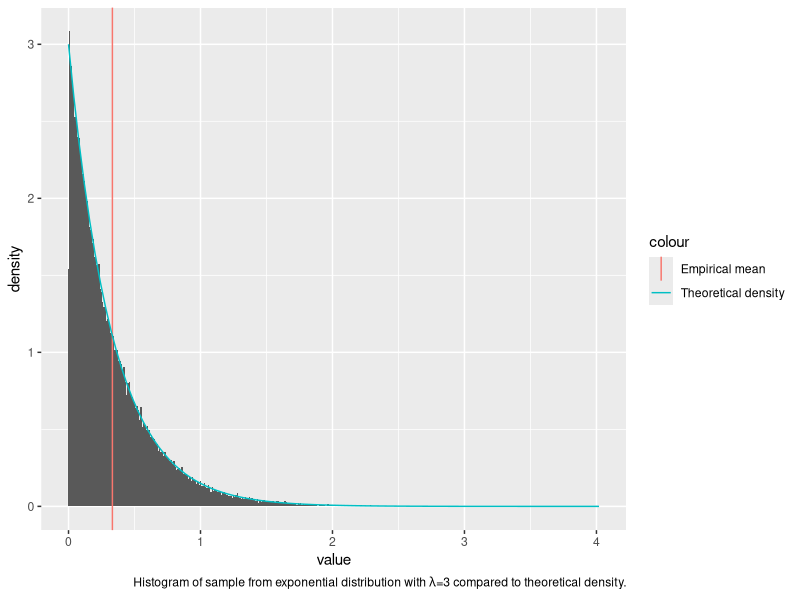
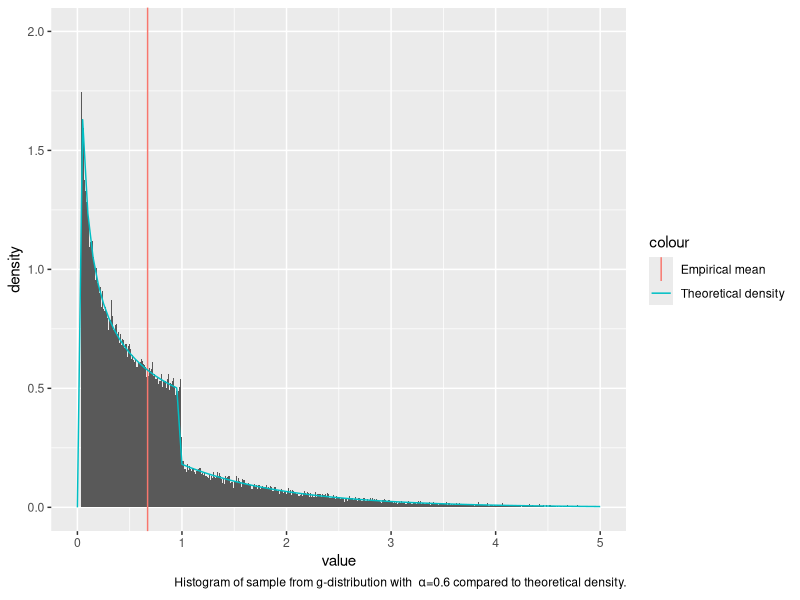
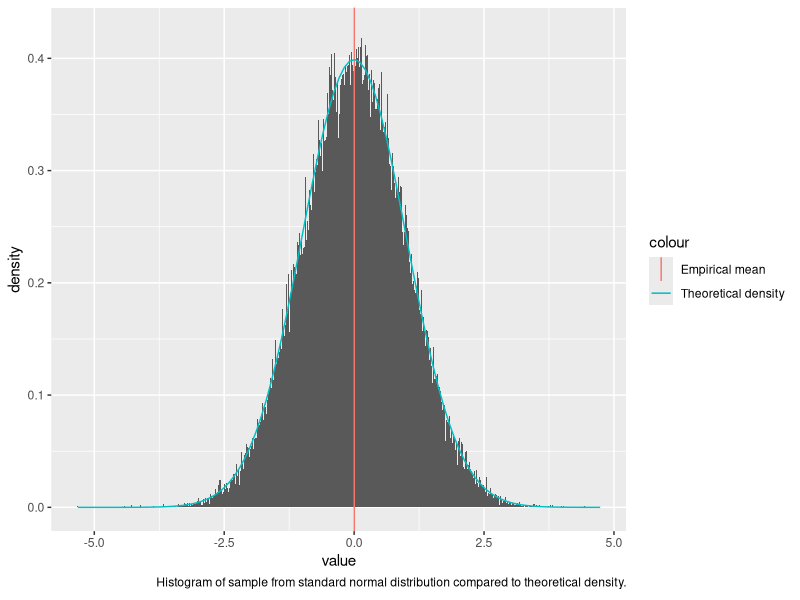
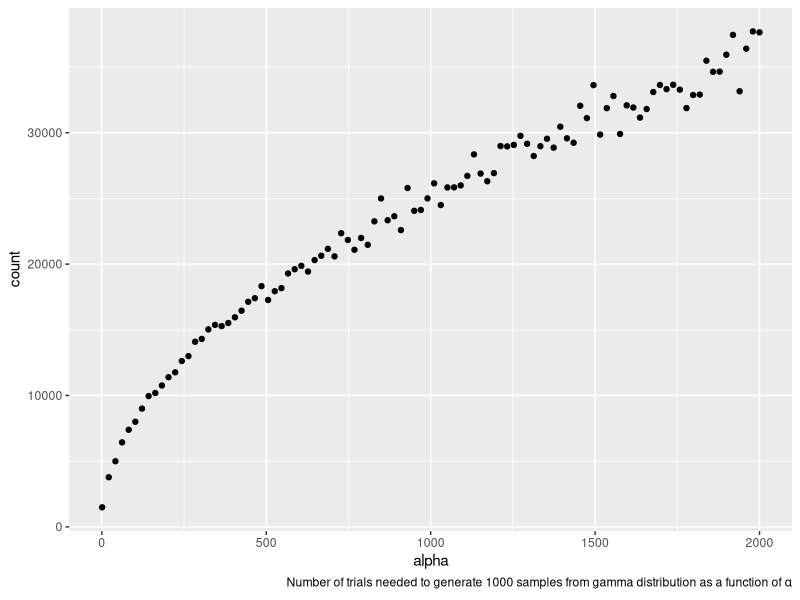
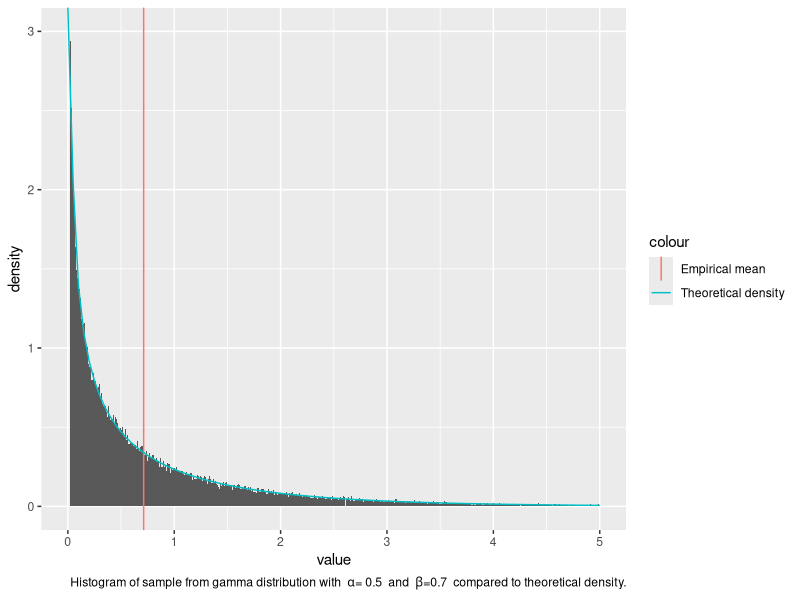
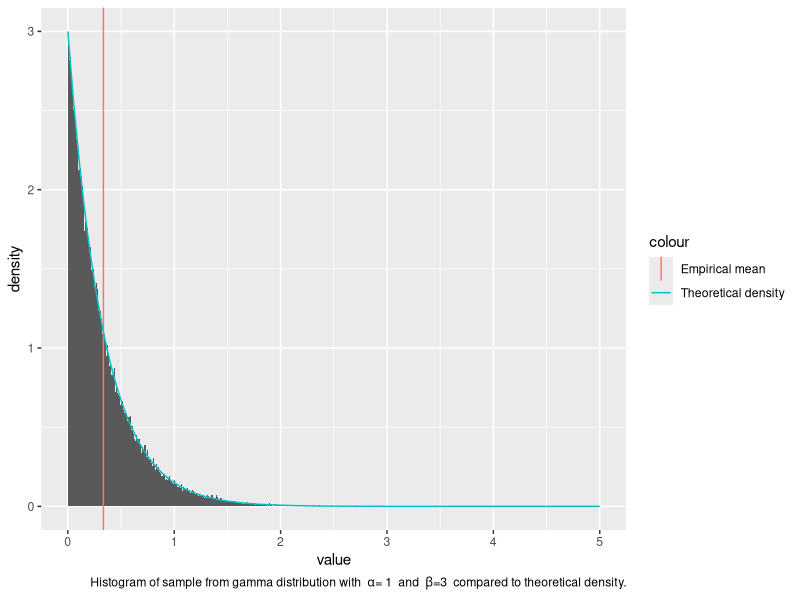
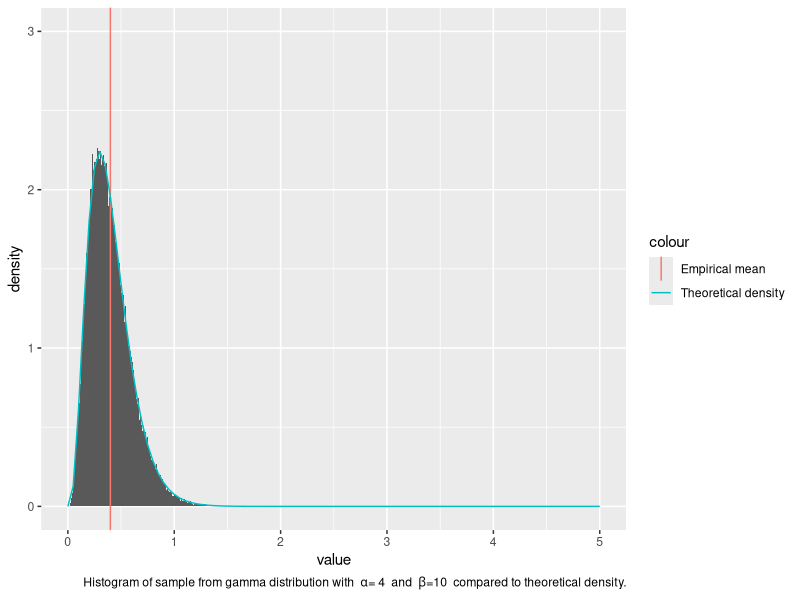
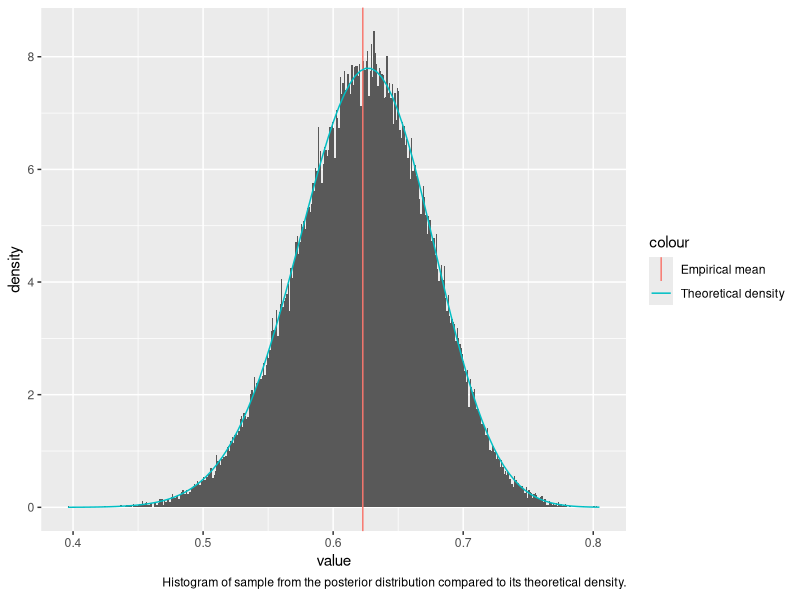

Here is the R script that generated these plots, in order:
## ---- chunk 1
knitr::opts_chunk$set(echo = TRUE)
## ---- chunk 2
library(tidyverse)
## ---- chunk 3
#This function returns a vector of n independent samples from the exponential distribution with rate parameter lam, generated from the inverse cumulative distribution. 
random.exp <- function(n,lam){
  return(-1/lam * log(runif(n)))
}
## ---- chunk 4
#Testing function
test.function <- function(n,func,arg,amean,avar){
  exs.sample=func(n,arg)
  cat("Empirical mean:", mean(exs.sample), "Analytical mean:",amean, "\n")
  cat("Empirical variance:", var(exs.sample), "Analytical variance:",avar,"\n")
}

#Make histogram of sample
lam <- 3
sample.exp <- enframe(random.exp(100000,lam))

ggplot() +
  geom_histogram(
    data = data.frame(sample.exp),
    mapping = aes(x=value, y=..density..),
    binwidth = 0.01
  ) +
  geom_vline(
    aes(xintercept=mean(sample.exp$value),
        col='Empirical mean')
  ) +
  stat_function(
    fun = dexp,
    args = list(rate=lam),
    aes(col='Theoretical density')
  ) +
  labs(
    caption = expression("Histogram of sample from exponential distribution with "*lambda*"=3 compared to theoretical density.")
  )
## ---- chunk 5
test.function(10000,random.exp,lam,1/lam,1/lam^2)

## ---- chunk 6

#Function for normalising constant in g distribution given parameter a (=alpha).
c.g <- function(a){
  return (a*exp(1)/(a+exp(1)))
}

#Normalised density function for g (for plot)
g <- function(x, a) {
  c <- c.g(a)
  out <- rep(0, length(x))
  left <- 0 < x & x < 1
  right <- 1 <= x
  out[left] <- c * (x[left] ^ (a - 1))
  out[right] <- c * exp(-x[right])
return(out)
}

#This function returns a vector of n independent samples from the g distribution with parameter a (=alpha), generated from the inverse cumulative distribution. 
random.g <- function(n,a){
  c <- c.g(a) #Normalising constant
  u <- runif(n)
  x <- rep(0,n)
  for (i in 1:n){
    if (u[i]<c/a){
      x[i] <- (a*u[i]/c)^(1/a)
    }
    else{
      x[i] <- (-log(1/a + exp(-1) - u[i]/c))
    }
  }
  return(x)
}

## ---- chunk 7

#Testing funtion
a <- .6 #parameter
c <- c.g(a) #normalising constant
g.mean <- c/(a+1)+2*c*exp(-1) #analytical mean
g.var <- c*(1/(a+2)+ 5*exp(-1)) - g.mean^2 #analytical variance
test.function(10000,random.g,a,g.mean,g.var)
## ---- chunk 8
#Making histogram of sample from g
sample.g <- enframe(random.g(100000,a))

ggplot() +
  geom_histogram(
    data = data.frame(sample.g),
    mapping = aes(x=value, y=..density..),
    binwidth = 0.01,
    na.rm = TRUE
  ) +
  geom_vline(
    aes(xintercept=mean(sample.g$value),
        col='Empirical mean')
  ) +
  stat_function(
    fun = g,
    args = list(a=a),
    aes(col='Theoretical density')
  ) +
  ylim(0,2) +
  xlim(0,5) +
    labs(
      caption = bquote("Histogram of sample from g-distribution with "~alpha*"=0.6 compared to theoretical density.")
    )
## ---- chunk 9
#This function returns a vector of n independent samples from the standard normal distribution, generated by the Box-Müller algorithm
random.norm <- function(n){
  x1 <- runif(n)*2*pi
  x2 <- random.exp(n,.5)
  return(sqrt(x2)*cos(x1))
}

#Testing function
sample.normal=enframe(random.norm(100000))
cat("Empirical mean:", mean(sample.normal), "Analytical mean:",0.0, "\n")
cat("Empirical variance:", var(sample.normal), "Analytical variance:",1.0,"\n")

ggplot() +
  geom_histogram(
    data = data.frame(sample.normal),
    mapping = aes(x=value, y=..density..),
    binwidth = 0.01
  ) +
  geom_vline(
    aes(xintercept=mean(sample.normal$value),
        col='Empirical mean')
  ) +
  stat_function(
    fun = dnorm,
    aes(col='Theoretical density')
  ) +
  labs(
    caption = expression("Histogram of sample from standard normal distribution compared to theoretical density.")
  )

## ---- chunk 10
#This function returns a sample from the d-variate normal distribution with mean mu and covariance S, transformed from standard normal samples. 
random.multinorm <- function(d,mu,S){
  x <- random.norm(d)
  A <- t(chol(S)) #transpose to get lower triangular cholesky matrix
  return(mu + A%*%x)
}

#Testing function
d = 3
N = 10000
sigma <- cbind(c(3,1,0), c(1,3,1), c(0,1,3)) #if d=3
# sigma <- cbind(c(2,1),c(1,2))                  #if d=2
mu <- seq(1,d)
multinormal.sample <- matrix(NA,N,d)
for (i in 1:N){
  multinormal.sample[i,] <- random.multinorm(d, mu, sigma)
}
#Theoretical mean vector:
mu
#Empirical mean vector:
colMeans(multinormal.sample)
#Empirical covariance matrix:
sigma
#Theoretical covariance matrix:
var(multinormal.sample)
## ---- chunk 11
#Acceptance probability
accept_prob <- function(x,a){ 
  if (x<1)
      return (exp(-x))
    else 
      return (x^(a-1))
}
## ---- chunk 12
#This function returns a vector of n independent samples from the gamma distribution with 0<a<1, beta=1, generated by the Rejection sampling
random.gamma1 <- function(n,a){ 
  x=rep(0,n)
  for (i in 1:n){
    finish = 0
    while(finish==0){  
      # Sample from the proposal distribution, g(x) (x>=0)
      sample.x = random.g(1,a)
      # Compute the acceptance probability alpha
      alpha=accept_prob(sample.x,a)
      # Generate a helping variable U from a uniform(0,1)
      u = runif(1, 0, 1)
      # Check if we accept it
      if(u <= alpha){
        x[i]=sample.x
        finish=1
      }
    }
  }
  return (x)
}

#Testing function
alpha=0.5
test.function(10000,random.gamma1,alpha,alpha,alpha)
## ---- chunk 13
logf <- function(u,alpha){ #log of f* with u=log(x)
  return (u*(alpha-1)-exp(u))
}

sample <- function(ab){ #This function sample from the distribution of log(x), using the inverse of the cumulative distribution. 
  u=log(runif(1,0,1))
  return (ab+u)
}
## ---- chunk 14
#This function returns a vector of n independent samples from the gamma distribution with a>1, beta=1, generated by the ratio of uniforms method on log-scale. 
random.gamma2 <- function(n,alpha){
  count=0 #count how many tries the algorithm needs to generate n realisations
  x=rep(0,n)
  a=(alpha-1)/2*(log(alpha-1)-1)
  b=(alpha+1)/2*(log(alpha+1)-1)
  for (i in 1:n){
    inside=FALSE
    while (inside==FALSE){
      u1=sample(a) 
      u2=sample(b)
      u=u2-u1
      test=0.5*logf(u,alpha)
      inside=test>=u1 
      count=count+1
    }
    x[i] = u
  }
  vec=c(count,exp(x)) #count + n realisations
}

#Testing function 
alpha=2000
ex.gamma2=random.gamma2(1000,alpha)
cat("Empirical mean:",mean(ex.gamma2[-1]), "Analytical mean:",alpha, "\n")
cat("Empirical variance:", var(ex.gamma2[-1]), "Analytical variance:",alpha,"\n")
## ---- chunk 15
#Generate a plot with values of alpha on the x-axis and the number of tries used on the y-axis. 
plot.count <- function(nsample, n){
  count=rep(0,n)
  alpha=seq(1.01,2000,length.out=n)
  for (i in 1:n){
    a=alpha[i]
    c=random.gamma2(nsample,a)[1]
    count[i]=c
  }
  return(cbind(alpha,count))
}
num.trials <- plot.count(1000, 100)
num.trials.frame <- data.frame(num.trials)
ggplot() +
  geom_point(
    data=num.trials.frame,
    mapping = aes(x=alpha, y=count)
  ) +
  labs(
    caption = expression("Number of trials needed to generate 1000 samples from gamma distribution as a function of "*alpha)
  )
  
## ---- chunk 16
##This function returns a vector of n independent samples from the gamma distribution with parameters alpha and beta. 
random.gamma <- function(n, alpha, beta){
  if (alpha==1){
    x=random.exp(n,alpha) #sample from exponential distribution
  }
  else if (alpha<1){
    x=random.gamma1(n,alpha) 
  }
  else {
    x=random.gamma2(n,alpha)[-1] #ignoring the first element, which is the number of tries. 
  }
  return (x/beta) #Transform from x-Ga(alpha,1) to x/beta-Ga(alpha,beta)
}

#Testing function 
test.gamma <- function(n,alpha, beta){
  ex.gamma=random.gamma(n,alpha,beta)
  amean=alpha/beta #analytical mean
  avar=alpha/beta^2 #analytical variance
  cat("Empirical mean:", mean(ex.gamma), "Analytical mean:",amean, "\n")
  cat("Empirical variance:", var(ex.gamma), "Analytical variance:",avar,"\n")
}

plot.gamma <- function(n,alphav,betav){
  sample.gamma <- enframe(random.gamma(n,alpha=alphav,beta=betav))
  ggplot() +
    geom_histogram(
      data = data.frame(sample.gamma),
      mapping = aes(x=value, y=..density..),
      binwidth = 0.01,
      boundary = 0,
      na.rm = TRUE
    ) +
    geom_vline(
      aes(xintercept=mean(sample.gamma$value),
          col='Empirical mean')
    ) +
    stat_function(
      fun = partial(dgamma, shape=alphav, rate=betav),
      aes(col='Theoretical density')
    ) +
    ylim(0,3) +
    xlim(0,5) +
    labs(
      caption = bquote("Histogram of sample from gamma distribution with " ~ alpha * "=" ~ .(alphav) ~ " and " ~ beta *"="* .(betav) ~ " compared to theoretical density.")
    )
}
test.gamma(100000,0.5,0.7)
test.gamma(100000,1,3)
test.gamma(100000,4,10)

plot.gamma(100000,0.5,0.7)
plot.gamma(100000,1,3)
plot.gamma(100000,4,10)

## ---- chunk 17
##This function generates one realisation from Dirichlet distribution with parameter vector alpha.
random.dirichlet <- function(alpha){
  K <- length(alpha)
  z <- rep(0,K)
  for (i in 1:K)
    z[i] <- random.gamma(1,alpha[i],1) #n,shape,rate
  v <- sum(z)
  return (z/v)
}

N_dir <- 1000
alpha <- c(.1, .5, .1, .3, .8)
K <- length(alpha)
dirichlet.sample <- matrix(1,N_dir,K)
for (i in 1:N_dir){
  dirichlet.sample[i,] <- random.dirichlet(alpha)
}
## ---- chunk 18
alphasum <- sum(alpha)
#Empirical mean
colMeans(dirichlet.sample)
#Analytical mean
alpha1 <- alpha/alphasum
alpha1
#Empirical variance
diag(var(dirichlet.sample))
#Analytical variance
alpha1*(1-alpha1)/(1+alphasum)
## ---- chunk 19
f <- function(theta){ #The proportional function
  return ((2+theta)^125*(1-theta)^(18+20)*theta^34) 
}

#Find the maxima of the proportional function 
res = optimise(f, interval = c(0,1),maximum=TRUE) 
maxima=res$objective

new_f <- function(theta){ #Normalised density function
  return (f(theta)/as.numeric(integrate(f,0,1)[1])) 
}

theta_new_f <- function(theta){ #theta*normalised function
  return (theta*new_f(theta))
}

posterior <- function(theta){ #proportional function with prior beta(1,5)
  return(f(theta)*(1-theta)^4)
}

posterior.normalised <- function(theta){ #normalised function with prior beta(1,5)
  posterior(theta)/as.numeric(integrate(posterior,0,1)[1])
}

theta_new_f_g <- function(theta){ #theta*normalised function with prior beta(1,5)
  return (theta*posterior.normalised(theta))
}
## ---- chunk 20
#This algorithm simulate from f(theta|y) using a uniform density as the proposal density, rejection sampling.
random.multinomial <- function(n){
  x.out <- rep(NA,n)
  rejections <- 0
  for (i in 1:n){
    finished <- FALSE
    c <- maxima #res$objective
    while(!finished){
      x <- runif(1) #sample from the proposal distribution, U(0,1)
      alpha <- f(x) / c #compute the acceptance probability alpha
      u <- runif(1) #generate a helping variable U from a uniform(0,1)
      if (u <= alpha){ #Check if we accept it 
        finished <- TRUE
      }
      else{
        rejections = rejections + 1 #count the rejections
      }
    }
    x.out[i] <- x #appending the values that get accepted (u<=alpha)
  }
  cat(rejections,"rejections out of",(n+rejections),"trials.(",(rejections)/(n+rejections)*100, "% )\n")
  return(list(theta = x.out, tries = rejections+n))
}
## ---- chunk 21
sample.multinomial <- random.multinomial(1000)$theta
cat("Estimated posterior mean:", mean(sample.multinomial), "\n")
## ---- chunk 22
expected_mean=integrate(theta_new_f,0,1) 
cat("Expected posterior mean:", expected_mean$value, "\n")

sample.multinomial <- enframe(random.multinomial(100000)$theta)

ggplot() +
    geom_histogram(
      data = data.frame(sample.multinomial),
      mapping = aes(x=value, y=..density..),
      binwidth = 0.001,
      boundary = 0,
      na.rm = TRUE
    ) +
    geom_vline(
      aes(xintercept=mean(sample.multinomial$value),
          col='Empirical mean')
    ) +
    stat_function(
      fun = new_f,
      aes(col='Theoretical density')
    ) +
    labs(
      caption = expression("Histogram of sample from the posterior distribution compared to its theoretical density.")
    )
## ---- chunk 23
M=10000
average_theta_tries <- random.multinomial(M)$tries /M
cat("Our sampling algorithm need to generate on average", average_theta_tries, "random numbers, in order to obtain one sample. \n")
## ---- chunk 24
c=optimize(new_f,interval = c(0,1),maximum=TRUE)$objective
c
## ---- chunk 25
importance_sampling <- function(n){ 
  theta <- random.multinomial(n)$theta #samples from f(theta|y) with the rejection sampling
  w=(1-theta)^4 #importance weight
  mu <- sum(theta*w)/sum(w) #self-normalizing 
  return(mu)
}

mu.estimate <- importance_sampling(10000)
mu.estimate
expected_mean=integrate(theta_new_f_g,0,1) 
expected_mean
